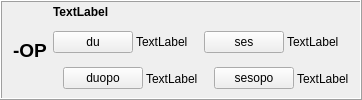
        <widget class="QFrame" name="frame_32">
         <property name="frameShape">
          <enum>QFrame::Box</enum>
         </property>
         <property name="frameShadow">
          <enum>QFrame::Raised</enum>
         </property>
         <layout class="QHBoxLayout" name="horizontalLayout_54">
          <property name="topMargin">
           <number>3</number>
          </property>
          <property name="bottomMargin">
           <number>3</number>
          </property>
          <item>
           <widget class="QLabel" name="label_307">
            <property name="sizePolicy">
             <sizepolicy hsizetype="Maximum" vsizetype="Preferred">
              <horstretch>0</horstretch>
              <verstretch>0</verstretch>
             </sizepolicy>
            </property>
            <property name="styleSheet">
             <string notr="true">font-size: 14pt;
font-weight: bold;</string>
            </property>
            <property name="text">
             <string>-OP</string>
            </property>
            <property name="alignment">
             <set>Qt::AlignCenter</set>
            </property>
            <property name="lingvo" stdset="0">
             <string>eo</string>
            </property>
           </widget>
          </item>
          <item>
           <layout class="QVBoxLayout" name="verticalLayout_394">
            <item>
             <widget class="QLabel" name="Lec09_Label702">
              <property name="sizePolicy">
               <sizepolicy hsizetype="Preferred" vsizetype="Maximum">
                <horstretch>0</horstretch>
                <verstretch>0</verstretch>
               </sizepolicy>
              </property>
              <property name="styleSheet">
               <string notr="true">font-weight: bold;</string>
              </property>
              <property name="text">
               <string>TextLabel</string>
              </property>
              <property name="wordWrap">
               <bool>true</bool>
              </property>
             </widget>
            </item>
            <item>
             <layout class="QHBoxLayout" name="horizontalLayout_641">
              <item>
               <layout class="QVBoxLayout" name="verticalLayout_395">
                <property name="spacing">
                 <number>3</number>
                </property>
                <item>
                 <layout class="QHBoxLayout" name="horizontalLayout_642" stretch="3,1">
                  <item>
                   <widget class="neklakebla" name="Lec09_Button663">
                    <property name="sizePolicy">
                     <sizepolicy hsizetype="Maximum" vsizetype="Fixed">
                      <horstretch>0</horstretch>
                      <verstretch>0</verstretch>
                     </sizepolicy>
                    </property>
                    <property name="text">
                     <string>du</string>
                    </property>
                   </widget>
                  </item>
                  <item>
                   <widget class="QLabel" name="Lec09_Label703">
                    <property name="text">
                     <string>TextLabel</string>
                    </property>
                    <property name="wordWrap">
                     <bool>true</bool>
                    </property>
                   </widget>
                  </item>
                 </layout>
                </item>
                <item>
                 <layout class="QHBoxLayout" name="horizontalLayout_643" stretch="0,3,1">
                  <item>
                   <widget class="label_sago_reversa" name="label_403">
                    <property name="sizePolicy">
                     <sizepolicy hsizetype="Maximum" vsizetype="Preferred">
                      <horstretch>0</horstretch>
                      <verstretch>0</verstretch>
                     </sizepolicy>
                    </property>
                    <property name="text">
                     <string/>
                    </property>
                    <property name="pixmap">
                     <pixmap resource="ikonoj.qrc">:/ikonoj/sago_revena.png</pixmap>
                    </property>
                   </widget>
                  </item>
                  <item>
                   <widget class="neklakebla" name="Lec09_Button664">
                    <property name="sizePolicy">
                     <sizepolicy hsizetype="Maximum" vsizetype="Fixed">
                      <horstretch>0</horstretch>
                      <verstretch>0</verstretch>
                     </sizepolicy>
                    </property>
                    <property name="text">
                     <string>duopo</string>
                    </property>
                   </widget>
                  </item>
                  <item>
                   <widget class="QLabel" name="Lec09_Label704">
                    <property name="text">
                     <string>TextLabel</string>
                    </property>
                    <property name="wordWrap">
                     <bool>true</bool>
                    </property>
                   </widget>
                  </item>
                 </layout>
                </item>
               </layout>
              </item>
              <item>
               <layout class="QVBoxLayout" name="verticalLayout_396">
                <property name="spacing">
                 <number>3</number>
                </property>
                <item>
                 <layout class="QHBoxLayout" name="horizontalLayout_644" stretch="3,1">
                  <item>
                   <widget class="neklakebla" name="Lec09_Button63">
                    <property name="sizePolicy">
                     <sizepolicy hsizetype="Maximum" vsizetype="Fixed">
                      <horstretch>0</horstretch>
                      <verstretch>0</verstretch>
                     </sizepolicy>
                    </property>
                    <property name="text">
                     <string>ses</string>
                    </property>
                   </widget>
                  </item>
                  <item>
                   <widget class="QLabel" name="Lec09_Label64">
                    <property name="text">
                     <string>TextLabel</string>
                    </property>
                    <property name="wordWrap">
                     <bool>true</bool>
                    </property>
                   </widget>
                  </item>
                 </layout>
                </item>
                <item>
                 <layout class="QHBoxLayout" name="horizontalLayout_645" stretch="0,3,1">
                  <item>
                   <widget class="label_sago_reversa" name="label_404">
                    <property name="sizePolicy">
                     <sizepolicy hsizetype="Maximum" vsizetype="Preferred">
                      <horstretch>0</horstretch>
                      <verstretch>0</verstretch>
                     </sizepolicy>
                    </property>
                    <property name="text">
                     <string/>
                    </property>
                    <property name="pixmap">
                     <pixmap resource="ikonoj.qrc">:/ikonoj/sago_revena.png</pixmap>
                    </property>
                   </widget>
                  </item>
                  <item>
                   <widget class="neklakebla" name="Lec09_Button64">
                    <property name="sizePolicy">
                     <sizepolicy hsizetype="Maximum" vsizetype="Fixed">
                      <horstretch>0</horstretch>
                      <verstretch>0</verstretch>
                     </sizepolicy>
                    </property>
                    <property name="text">
                     <string>sesopo</string>
                    </property>
                   </widget>
                  </item>
                  <item>
                   <widget class="QLabel" name="Lec09_Label65">
                    <property name="text">
                     <string>TextLabel</string>
                    </property>
                    <property name="wordWrap">
                     <bool>true</bool>
                    </property>
                   </widget>
                  </item>
                 </layout>
                </item>
               </layout>
              </item>
             </layout>
            </item>
           </layout>
          </item>
         </layout>
        </widget>
